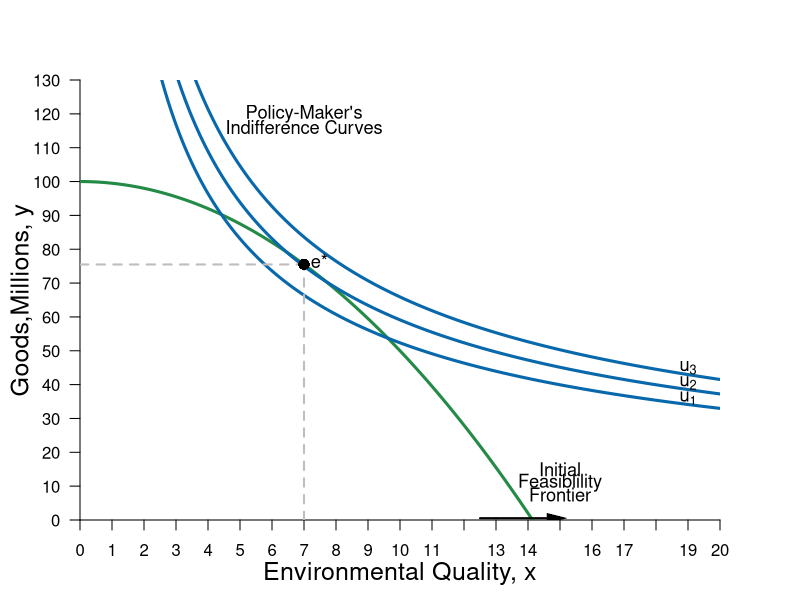

This figure's R source:
#Graph Designer: Simon Halliday
#Authors: Bowles, Foley and Halliday
#Title: Coordination, Conflict and Competition: A Text in Microeconomics

library(shape)
pdf(file = "/Users/rileyboeth/Library/Mobile Documents/com~apple~CloudDocs/bfh textbook - backup/constrained_optimization/figure3_11.pdf", width = 8, height = 8)

#Set parameters for graphics
axislabelsize <- 1.5
labelsize <- 1.1
graphlinewidth <- 3
segmentlinewidth <- 2

COL <- c("#7fc97f", "#beaed4", "#fdc086", "#ffff99", "#386cb0", "#f0027f", "#bf5b17", "#666666")
COLA <- c("#e0f3db", "#99d8c9","#66c2a4","#41ae76", "#238b45", "#005824")
COLB <- c("#4eb3d3", "#2b8cbe", "#0868ac","#084081")

#Edited the margins to cater for the larger LHS labels
par(mar =  c(4, 4, 4, 4))

#Change this to make it log of l 

# ppf <- function(l, k = 0.5) {
#   k * (1/l)
# }

#Change to feasibility frontier equation

ppf <- function(x, y) {
  100-((x^2)/2)
}

#change alpha to .4

uFn <- function(x, y, alpha = 0.4){
  (x^alpha)*(y^(1-alpha))
}

#Add limits on axes and levels of utility for each indifference curve

ylims <- c(0, 130)
xlims <- c(0, 20)

npts <- 501 
x <- seq(xlims[1], xlims[2], length.out = npts)
y <- seq(ylims[1], ylims[2], length.out = npts) 

a <- c(27, 29.045, 31) #alpha = 0.4

plot(0, 0, xlim = xlims, ylim = ylims, type = "n",
     xlab = expression(paste("")),
     ylab = expression(paste("")), 
     xaxt = "n", 
     yaxt = "n", 
     cex.lab = axislabelsize, 
     bty = "n", 
     xaxs="i", 
     yaxs="i"
)

#changed x and y limits and ticks 
 
# ticksy <- seq(from = 0, to = ylims[2], by = 1)
# ylabels <- seq(from = 0, to = ylims[2], by = 1)
ticksx <- seq(from = 0, to = xlims[2], by = 1)
xlabels <- seq(from = 0, to = xlims[2], by = 1)
ticksy <- seq(from = 0, to = ylims[2], by = 10)
ylabels <- seq(from = 0, to = ylims[2], by = 10)
# ticksx <- c(xlims[1], 5.25, 8.944272, xlims[2])
# xlabels <- c(NA, expression(paste(x,"*")), expression(paste(bar(x))), NA)

axis(1, at = ticksx, pos = 0, labels = xlabels)
axis(2, at = ticksy, pos = 0, labels = ylabels, las = 1)

npts <- 500 
xx1 <- seq(xlims[1], xlims[2], length.out = npts)
xx2 <- seq(0, xlims[2], length.out = npts)
xx3 <- seq(xlims[1], 0, length.out = npts)
xx4 <- seq(-11, 0, length.out = npts)

#Draw the polygon for shading the feasible set
#xpoly1 <- seq(from = xlims[1], to = 16, length.out = 500)
#ypoly1 <- ppf(xpoly1, k = 1.058868, maxx = 17)
#polygon(x = c(xpoly1, xpoly1[1]), y = c(ypoly1, rev(ypoly1)[1]), col=COLA[1], density=NULL, border = NA)

#Draw the graphs
lines(xx1, ppf(xx1, y), col = COLA[5], lwd = graphlinewidth)
#lines(xx2, fishProd(xx2, k = 2), col = COLB[3], lwd = graphlinewidth)
#lines(xx3, feasibleLabor(xx3, time = 10), col = COL[3], lwd = graphlinewidth)
#lines(xx4, manufactureProd(xx4, k = 0.1, alpha = 2), col = COLB[4], lwd = graphlinewidth)

#Label the feasible frontier
text(15, 15, expression("Initial"), cex = labelsize)
text(15, 11, expression("Feasiblility"), cex = labelsize)
text(15, 7.5, expression("Frontier"), cex = labelsize)
Arrows(12.5, 0.53, 14.9, 0.53, col = "black", lty = 1, lwd = 2, arr.type = "triangle", arr.lwd = 0.5)

contour(x, y, 
        outer(x, y, uFn),
        drawlabels = FALSE,
        col = COLB[3],
        lwd = graphlinewidth,
        levels = a, 
        xaxs="i", 
        yaxs="i", 
        add = TRUE)

#Axis labels
mtext(expression(paste("Environmental Quality, ", x)), side = 1, line = 2.5, cex = axislabelsize)
text(-1.8, 0.5*ylims[2], expression(paste("Goods,Millions, ", y)), xpd = TRUE, cex = axislabelsize, srt = 90) 

#Label the indifference curves generally
text(7,120, expression("Policy-Maker's"), cex = labelsize)
text(7,116, expression("Indifference Curves"), cex = labelsize)

#Label the indifference curves and place labels properly
text(19, 36, expression(u[1]), cex = labelsize)
text(19, 40.5, expression(u[2]), cex = labelsize)
text(19, 45, expression(u[3]), cex = labelsize)

#Annotate max u point on feasibility frontier
text(7.48, ppf(7)+1, expression(paste("e*")), cex = labelsize)
segments(7, 0, 7, ppf(x = 7), lty = 2, col = "gray", lwd = segmentlinewidth)
segments(0, ppf(x = 7), 7, ppf(x = 7), lty = 2, col = "gray", lwd = segmentlinewidth)
points(7, ppf(x = 7), pch = 16, col = "black", cex = 1.5)




dev.off()
